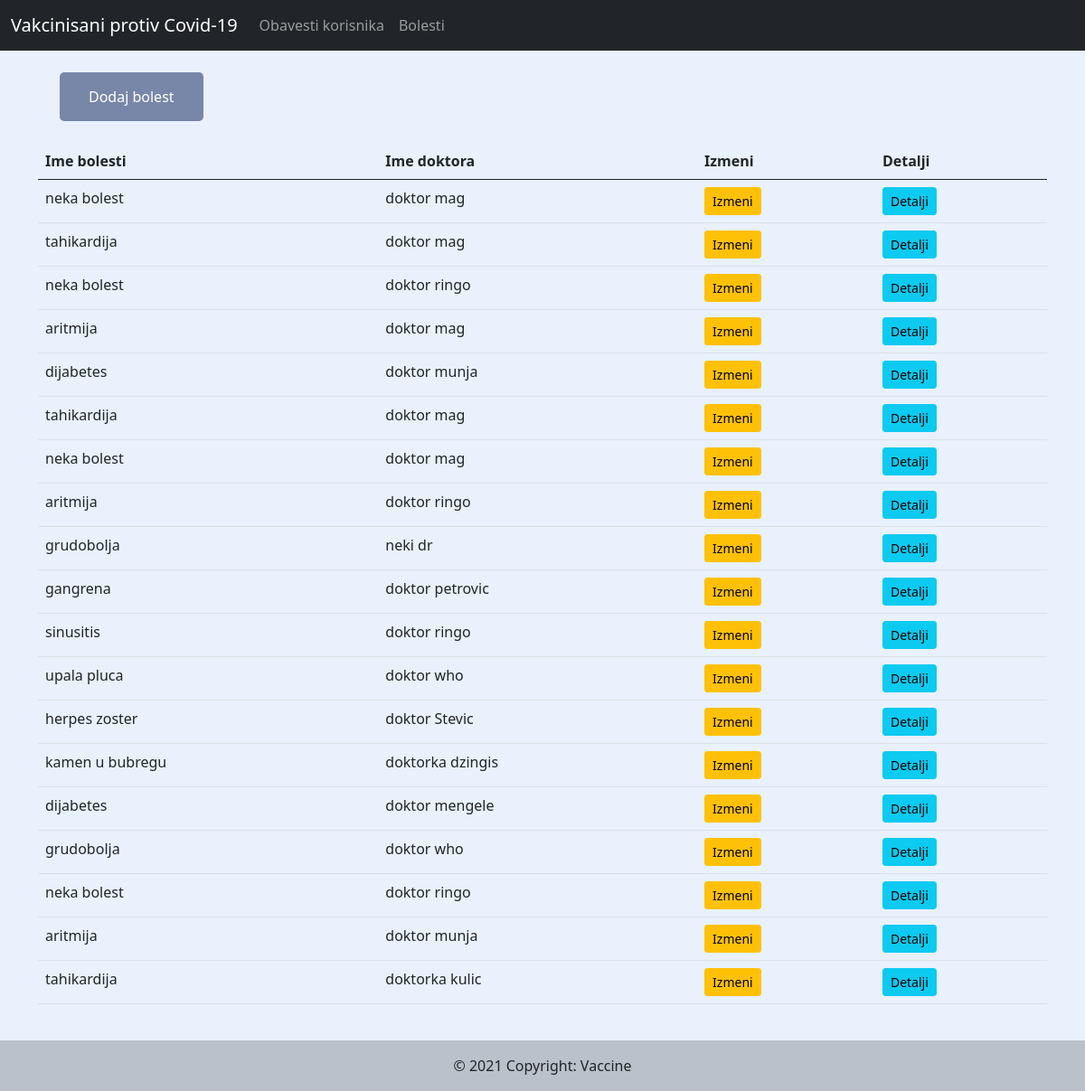
The app's page /bolest/, older data.
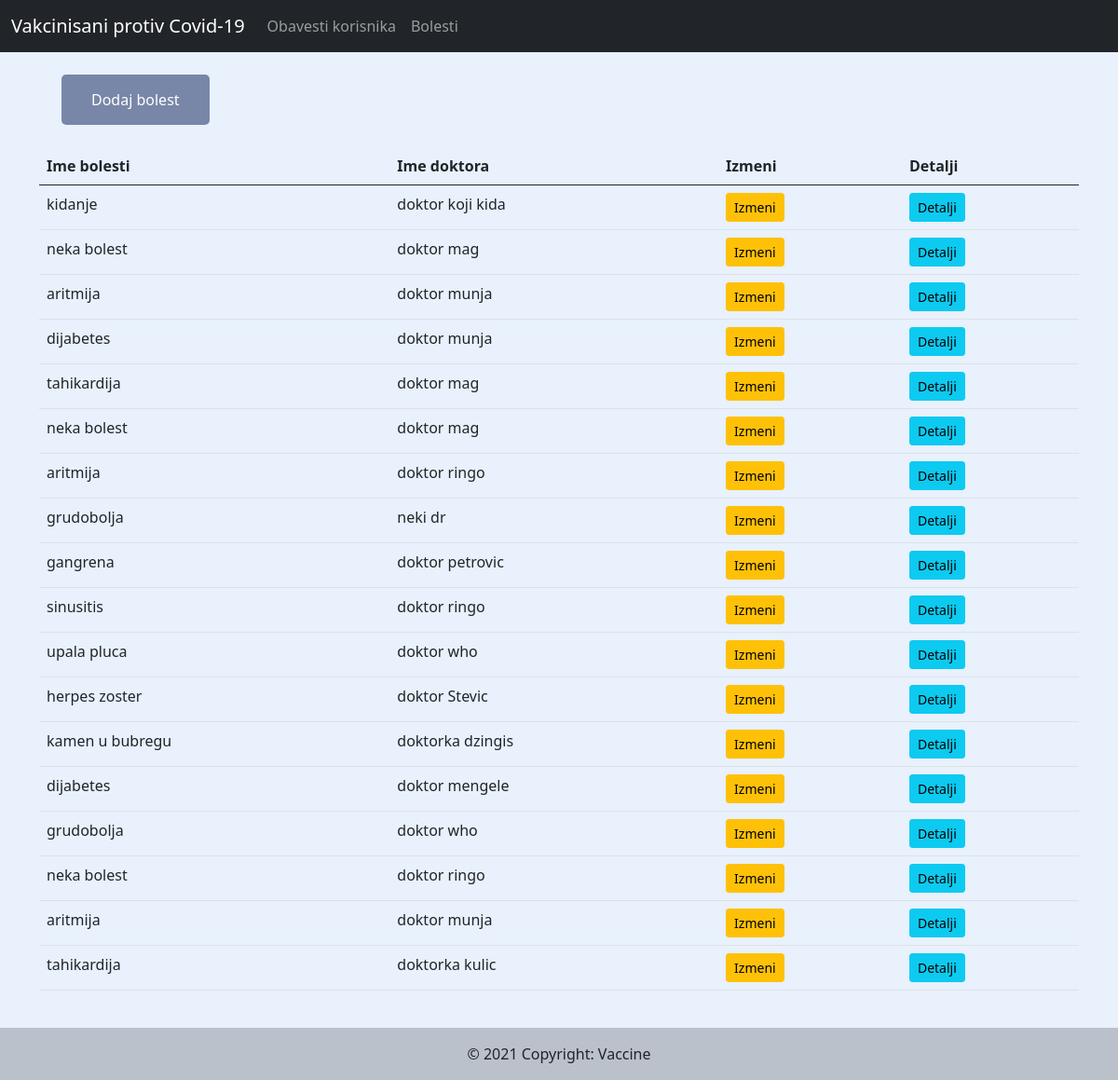
The same page, newer data.
### vakcinisani/models.py (models this page shows, shortened)
class Bolest(models.Model):
    id = models.AutoField(primary_key=True)
    ime_bolesti = models.CharField(max_length=100)
    ime_doktora = models.CharField(max_length=100, null=True)

### vakcinisani/views.py (the view)
# urls.py: path('bolest/', views.bolest_lista, name='bolest'),
def bolest_lista(request):
    bolesti = Bolest.objects.all().order_by('-id')
    form = BolestForm
    return render(request, 'bolest.html', {'bolesti':bolesti, 'form':form})

### vakcinisani/templates/bolest.html (shortened to what this page needs)
{% extends 'base.html' %}
{% load static %}
{% block content %}
<div class="container">
  <div class="row">
    <div class="col">
      <button id="modal-za-bolest" type="button" name="button">Dodaj bolest</button>
    </div>
  </div>
  <div class="col">
    <table class="table" id="tabelaBolesti">
      <thead>
        <tr>
          <th>Ime bolesti</th>
          <th>Ime doktora</th>
          <th>Izmeni</th>
          <th>Detalji</th>
        </tr>
      </thead>
      <tbody>
        {% for i in bolesti %}
        <tr>
          <td id="detalji-tippy-{{i.id}}">{{i.ime_bolesti}}</td>
          <td>{{i.ime_doktora}}</td>
          <td><a id="izmeni-za-ajax-{{i.id}}" class="btn btn-warning btn-sm izmeni-za-ajax" href="{% url 'izmeni_bolest' i.id %}">Izmeni</a></td>
          <td><a id="detalji-za-ajax-{{i.id}}" class="btn btn-info btn-sm detalji-tippy detalji-za-ajax" data-template="detalji-tippy-{{i.id}}" href="{% url 'detalji_bolest' i.id %}">Detalji</a></td>
        </tr>
        {% endfor %}
      </tbody>
    </table>
  </div>
</div>
{% endblock %}

### vakcinisani/templates/base.html (shortened to what this page needs)
{% load static %}
<!DOCTYPE html>
<html lang="en" dir="ltr">
  <head>
    <link href="https://cdn.jsdelivr.net/npm/bootstrap@5.0.0-beta3/dist/css/bootstrap.min.css" rel="stylesheet">
    <link rel="stylesheet" href="{% static '/css/main.css' %}">
  </head>
  <body>
    <nav class="navbar navbar-expand-lg navbar-dark bg-dark">
      <div class="container-fluid">
        <a class="navbar-brand" href="{% url 'home' %}">Vakcinisani protiv Covid-19</a>
        <div class="collapse navbar-collapse" id="navbarNav">
          <ul class="navbar-nav">
            <li class="nav-item">
              <a class="nav-link" href="{% url 'obavesti' %}">Obavesti korisnika</a>
            </li>
            <li class="nav-item">
              <a class="nav-link" href="{% url 'bolest' %}">Bolesti</a>
            </li>
          </ul>
        </div>
      </div>
    </nav>
        {% block content %}
        {% endblock %}
        <br>
        {% block footer %}
        <footer>
          <div class="text-center p-3" style="background-color: rgba(0, 0, 0, 0.2);">
          © 2021 Copyright: Vaccine</div>
        </footer>
        {% endblock %}
  </body>
</html>

### static/css/main.css (style rules this page uses)
body { background-color: #e8f1fc; }
#modal-za-bolest { margin: 1.5em; background-color: rgba(73, 89, 133, 0.7); border: none; border-radius: 5px; color: white; padding: 15px 32px; text-align: center; text-decoration: none; display: inline-block; font-size: 16px; }

Row changes from the older to the newer data that the page shows:
removed Bolest: ime_bolesti "tahikardija", ime_doktora "doktor mag"
removed Bolest: ime_bolesti "neka bolest", ime_doktora "doktor ringo"
removed Bolest: ime_bolesti "aritmija", ime_doktora "doktor mag"
added Bolest: ime_bolesti "kidanje", ime_doktora "doktor koji kida"
added Bolest: ime_bolesti "aritmija", ime_doktora "doktor munja"
